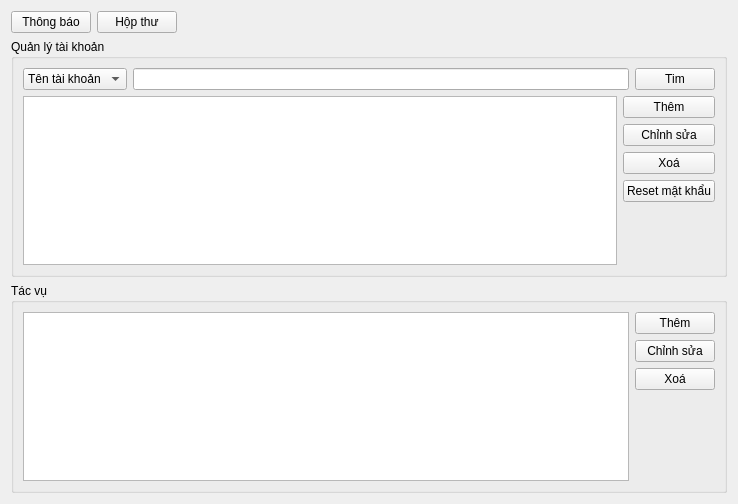
<?xml version="1.0" encoding="UTF-8"?>
<ui version="4.0">
 <class>admin</class>
 <widget class="QWidget" name="admin">
  <property name="geometry">
   <rect>
    <x>0</x>
    <y>0</y>
    <width>738</width>
    <height>504</height>
   </rect>
  </property>
  <property name="windowTitle">
   <string>Admin</string>
  </property>
  <property name="autoFillBackground">
   <bool>true</bool>
  </property>
  <layout class="QVBoxLayout" name="verticalLayout_7">
   <item>
    <layout class="QHBoxLayout" name="horizontalLayout_5">
     <item>
      <widget class="QPushButton" name="pushButton_12">
       <property name="text">
        <string>Thông báo</string>
       </property>
      </widget>
     </item>
     <item>
      <widget class="QPushButton" name="pushButton_11">
       <property name="text">
        <string>Hộp thư</string>
       </property>
      </widget>
     </item>
     <item>
      <spacer name="horizontalSpacer">
       <property name="orientation">
        <enum>Qt::Horizontal</enum>
       </property>
       <property name="sizeHint" stdset="0">
        <size>
         <width>40</width>
         <height>20</height>
        </size>
       </property>
      </spacer>
     </item>
    </layout>
   </item>
   <item>
    <widget class="QGroupBox" name="groupBox_2">
     <property name="title">
      <string>Quản lý tài khoản</string>
     </property>
     <layout class="QVBoxLayout" name="verticalLayout_6">
      <item>
       <layout class="QHBoxLayout" name="horizontalLayout_3" stretch="2,11,1">
        <item>
         <widget class="QComboBox" name="comboBox_2">
          <item>
           <property name="text">
            <string>Tên tài khoản</string>
           </property>
          </item>
          <item>
           <property name="text">
            <string>Người dùng</string>
           </property>
          </item>
          <item>
           <property name="text">
            <string>CMND/MSSV</string>
           </property>
          </item>
          <item>
           <property name="text">
            <string>Vai trò</string>
           </property>
          </item>
         </widget>
        </item>
        <item>
         <widget class="QLineEdit" name="lineEdit_2"/>
        </item>
        <item>
         <widget class="QPushButton" name="pushButton_5">
          <property name="text">
           <string>Tim</string>
          </property>
         </widget>
        </item>
       </layout>
      </item>
      <item>
       <layout class="QVBoxLayout" name="verticalLayout_5">
        <item>
         <layout class="QHBoxLayout" name="horizontalLayout_4">
          <item>
           <widget class="QTableView" name="tableView"/>
          </item>
          <item>
           <layout class="QVBoxLayout" name="verticalLayout_4">
            <item>
             <widget class="QPushButton" name="pushButton_8">
              <property name="text">
               <string>Thêm</string>
              </property>
             </widget>
            </item>
            <item>
             <widget class="QPushButton" name="pushButton_6">
              <property name="text">
               <string>Chỉnh sửa</string>
              </property>
             </widget>
            </item>
            <item>
             <widget class="QPushButton" name="pushButton_9">
              <property name="text">
               <string>Xoá</string>
              </property>
             </widget>
            </item>
            <item>
             <widget class="QPushButton" name="pushButton_7">
              <property name="text">
               <string>Reset mật khẩu</string>
              </property>
             </widget>
            </item>
            <item>
             <spacer name="verticalSpacer_3">
              <property name="orientation">
               <enum>Qt::Vertical</enum>
              </property>
              <property name="sizeHint" stdset="0">
               <size>
                <width>20</width>
                <height>40</height>
               </size>
              </property>
             </spacer>
            </item>
           </layout>
          </item>
         </layout>
        </item>
       </layout>
      </item>
     </layout>
    </widget>
   </item>
   <item>
    <widget class="QGroupBox" name="groupBox">
     <property name="title">
      <string>Tác vụ</string>
     </property>
     <layout class="QVBoxLayout" name="verticalLayout_3">
      <item>
       <layout class="QVBoxLayout" name="verticalLayout_2">
        <item>
         <layout class="QHBoxLayout" name="horizontalLayout" stretch=""/>
        </item>
        <item>
         <layout class="QHBoxLayout" name="horizontalLayout_2">
          <item>
           <widget class="QTableWidget" name="tableWidget"/>
          </item>
          <item>
           <layout class="QVBoxLayout" name="verticalLayout">
            <item>
             <widget class="QPushButton" name="pushButton_2">
              <property name="text">
               <string>Thêm</string>
              </property>
             </widget>
            </item>
            <item>
             <widget class="QPushButton" name="pushButton_3">
              <property name="text">
               <string>Chỉnh sửa</string>
              </property>
             </widget>
            </item>
            <item>
             <widget class="QPushButton" name="pushButton_4">
              <property name="text">
               <string>Xoá</string>
              </property>
             </widget>
            </item>
            <item>
             <spacer name="verticalSpacer">
              <property name="orientation">
               <enum>Qt::Vertical</enum>
              </property>
              <property name="sizeHint" stdset="0">
               <size>
                <width>17</width>
                <height>21</height>
               </size>
              </property>
             </spacer>
            </item>
           </layout>
          </item>
         </layout>
        </item>
       </layout>
      </item>
     </layout>
    </widget>
   </item>
  </layout>
 </widget>
 <resources/>
 <connections/>
</ui>
